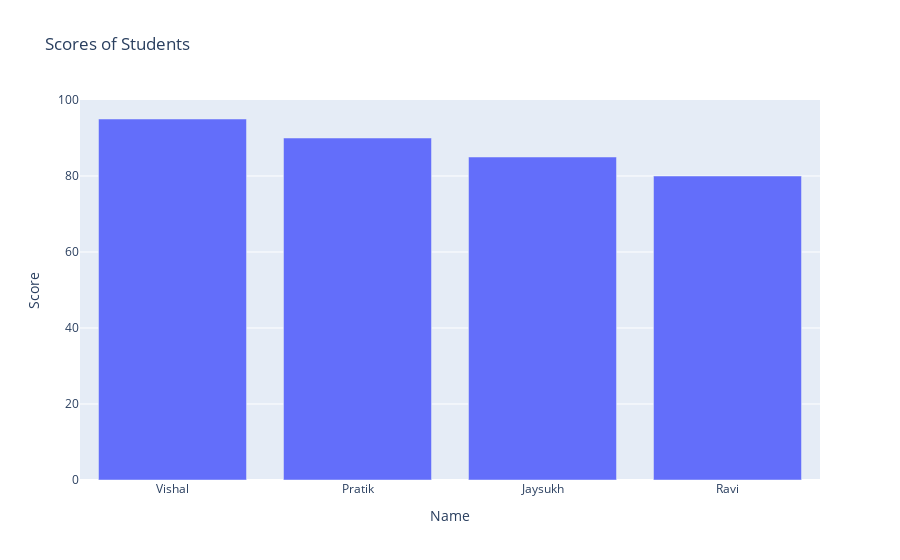

Source (notebook cell):
### Markdown cell above
# 5. Generate a bar plot using Plotly

### Code cell
import plotly.express as px


data = {
    'Name': ['Vishal', 'Pratik', 'Jaysukh', 'Ravi'],
    'Score': [95, 90, 85, 80]
}


fig = px.bar(data, x='Name', y='Score', title='Scores of Students')


fig.show()

### Figure 1 — Plotly figure (JSON) as saved in the notebook; plotly's stock layout.template omitted (floating-point values rounded to 4 significant figures)
{"data": [{"alignmentgroup": "True", "hovertemplate": "Name=%{x}<br>Score=%{y}<extra></extra>", "legendgroup": "", "marker": {"color": "#636efa", "pattern": {"shape": ""}}, "name": "", "offsetgroup": "", "orientation": "v", "showlegend": false, "textposition": "auto", "type": "bar", "x": ["Vishal", "Pratik", "Jaysukh", "Ravi"], "xaxis": "x", "y": [95, 90, 85, 80], "yaxis": "y"}], "layout": {"barmode": "relative", "legend": {"tracegroupgap": 0}, "title": {"text": "Scores of Students"}, "xaxis": {"anchor": "y", "domain": [0, 1], "title": {"text": "Name"}}, "yaxis": {"anchor": "x", "domain": [0, 1], "title": {"text": "Score"}}}}
